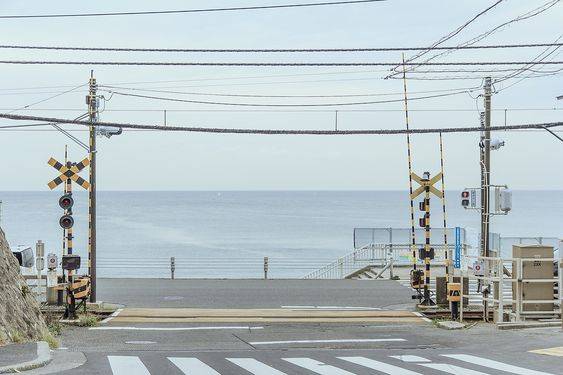
#> input picture Street.jpg, 563 x 375 px
$ python F55121008_MaxFilter.py
#> lines starting #> are read from the running program, lines starting #| are printed output that depends on the picture
import cv2
import numpy as np

# Membaca citra
img = cv2.imread('Street.jpg')
#> img is the input picture: shape (375, 563, 3); mean B, G, R 194.4, 191.7, 180.7

# Ukuran kernel
ksize = 5

# Max filter
kernel = np.ones((ksize, ksize), np.uint8)
max_filtered = cv2.dilate(img, kernel)
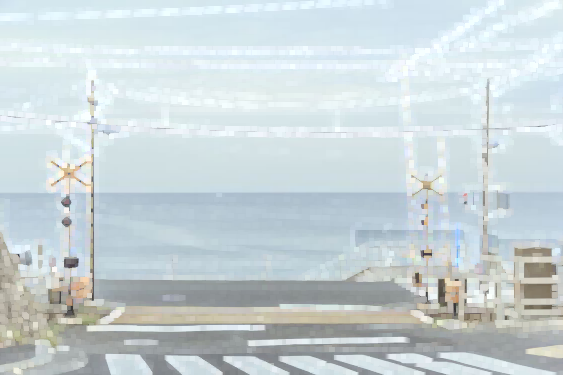
#> max_filtered: shape (375, 563, 3); mean B, G, R 215.5, 212.4, 201.5

# Menampilkan hasil
cv2.imshow('Original Image', img)
cv2.imshow('Max Filtered Image', max_filtered)
cv2.waitKey(0)
cv2.destroyAllWindows()

$ run again, with foto1.jpg copied over Street.jpg
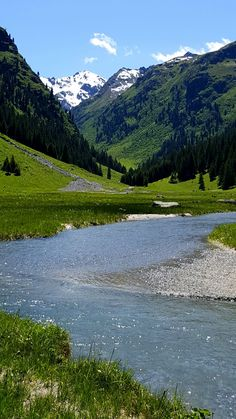
#> input picture foto1.jpg, 236 x 419 px
#> img is the input picture: shape (419, 236, 3); mean B, G, R 110.4, 112.3, 91.1
#> `max_filtered = cv2.dilate(img, kernel)`:
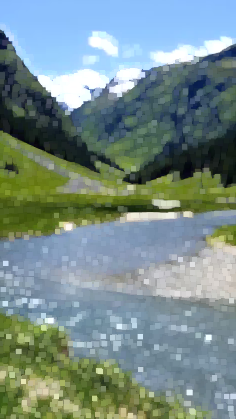
#> max_filtered: shape (419, 236, 3); mean B, G, R 138.4, 141.1, 120.2
